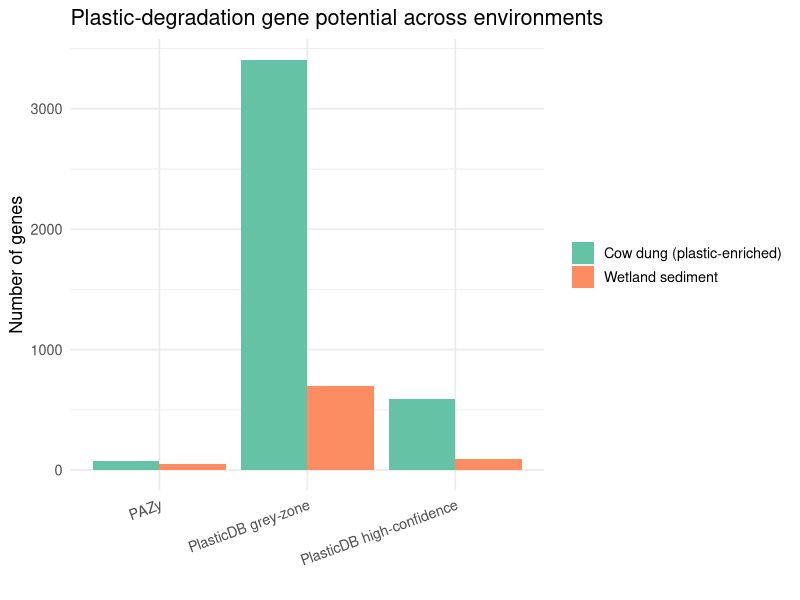

Generate this figure with R:
library(tidyverse)

df <- read_tsv("results/summary/comparative_summary.tsv")

df_long <- df %>%
  select(Sample, Environment,
         PlasticDB_highconf,
         PlasticDB_greyzone,
         PAZy_hits) %>%
  pivot_longer(
    cols = -c(Sample, Environment),
    names_to = "Category",
    values_to = "Count"
  )

df_long$Category <- recode(df_long$Category,
                           PlasticDB_highconf = "PlasticDB high-confidence",
                           PlasticDB_greyzone = "PlasticDB grey-zone",
                           PAZy_hits = "PAZy")

p <- ggplot(df_long, aes(x = Category, y = Count, fill = Environment)) +
  geom_col(position = "dodge") +
  theme_minimal(base_size = 13) +
  labs(
    title = "Plastic-degradation gene potential across environments",
    y = "Number of genes",
    x = ""
  ) +
  scale_fill_brewer(palette = "Set2") +
  theme(
    axis.text.x = element_text(angle = 20, hjust = 1),
    legend.title = element_blank()
  )

ggsave(
  "results/figures/comparative_cowdung_vs_sediment.png",
  p,
  width = 8,
  height = 5
)
